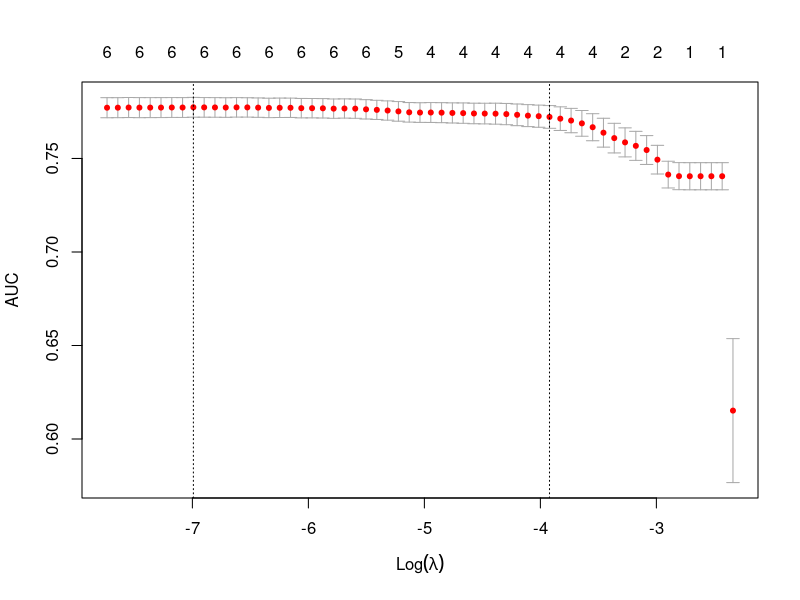

Source code (R):
setwd("D:/doc/study/TheAnalyticsEdge/kaggleCompetition")
# setwd("D:/workspace/The Analytics Edge/kaggleCompetition")

NewsTrain = read.csv("NYTimesBlogTrain.csv", stringsAsFactors=FALSE)
NewsTest = read.csv("NYTimesBlogTest.csv", stringsAsFactors=FALSE)


# impute NA
# check NewsDesk == NA
tmp1 = subset(NewsTrain, NewsDesk == "")  
table(tmp1$NewsDesk, tmp1$SectionName)

# NewsDesk == NA, SectionName != NA
NewsTrain[NewsTrain$NewsDesk=="" & NewsTrain$SectionName!="",]$NewsDesk = NewsTrain[NewsTrain$NewsDesk=="" & NewsTrain$SectionName!="",]$SectionName
NewsTest[NewsTest$NewsDesk=="" & NewsTest$SectionName!="",]$NewsDesk = NewsTest[NewsTest$NewsDesk=="" & NewsTest$SectionName!="",]$SectionName

# NewsDesk == NA, SectionName == NA, try SubsectionName: SubsectionName is NA too
tmp2 = subset(NewsTrain, NewsDesk == "" & SectionName=="")
table(tmp2$NewsDesk, tmp2$SubsectionName)

tmp2 = subset(NewsTest, NewsDesk == "" & SectionName=="")
table(tmp2$NewsDesk, tmp2$SubsectionName)

# SectionName == NA

# NewsDesk != NA, SectionName == NA
tmp3 = subset(NewsTrain, NewsDesk != "" & SectionName=="")
table(tmp3$NewsDesk, tmp3$SectionName)

NewsTrain[NewsTrain$NewsDesk!="" & NewsTrain$SectionName=="",]$SectionName = NewsTrain[NewsTrain$NewsDesk!="" & NewsTrain$SectionName=="",]$NewsDesk
NewsTest[NewsTest$NewsDesk!="" & NewsTest$SectionName=="",]$SectionName = NewsTest[NewsTest$NewsDesk!="" & NewsTest$SectionName=="",]$NewsDesk

# check SubsectionName == NA, SectionName != NA
tmp5 = subset(NewsTrain, SectionName != "" & SubsectionName=="")
table(tmp5$SectionName, tmp5$SubsectionName)

NewsTrain[NewsTrain$SectionName!="" & NewsTrain$SubsectionName=="",]$SubsectionName = NewsTrain[NewsTrain$SectionName!="" & NewsTrain$SubsectionName=="",]$SectionName
NewsTest[NewsTest$SectionName!="" & NewsTest$SubsectionName=="",]$SubsectionName = NewsTest[NewsTest$SectionName!="" & NewsTest$SubsectionName=="",]$SectionName

# check SubsectionName == NA, NewsDesk != NA
tmp4 = subset(NewsTrain, NewsDesk != "" & SubsectionName=="")

table(tmp4$NewsDesk, tmp4$SubsectionName)

NewsTrain[NewsTrain$NewsDesk!="" & NewsTrain$SubsectionName=="",]$SubsectionName = NewsTrain[NewsTrain$NewsDesk!="" & NewsTrain$SubsectionName=="",]$NewsDesk
NewsTest[NewsTest$NewsDesk!="" & NewsTest$SubsectionName=="",]$SubsectionName = NewsTest[NewsTest$NewsDesk!="" & NewsTest$SubsectionName=="",]$NewsDesk

# NewsTrain[NewsTrain$NewsDesk=="",]$NewsDesk = "empty"
# NewsTest[NewsTest$NewsDesk=="",]$NewsDesk = "empty"

# translate 
NewsTrain$PubDate = strptime(NewsTrain$PubDate, "%Y-%m-%d %H:%M:%S")
NewsTrain$Weekday = NewsTrain$PubDate$wday
NewsTrain$Hour = NewsTrain$PubDate$hour

NewsTest$PubDate = strptime(NewsTest$PubDate, "%Y-%m-%d %H:%M:%S")
NewsTest$Weekday = NewsTest$PubDate$wday
NewsTest$Hour = NewsTest$PubDate$hour

NewsTrain$Popular = as.factor(NewsTrain$Popular)

NewsDeskFactor = as.factor(c(NewsTrain$NewsDesk, NewsTest$NewsDesk))
NewsTrain$NewsDeskFactor = NewsDeskFactor[1:(nrow(NewsTrain))]
NewsTest$NewsDeskFactor = NewsDeskFactor[(nrow(NewsTrain)+1):length(NewsDeskFactor)]

SectionNameFactor = as.factor(c(NewsTrain$SectionName, NewsTest$SectionName))
NewsTrain$SectionNameFactor = SectionNameFactor[1:(nrow(NewsTrain))]
NewsTest$SectionNameFactor = SectionNameFactor[(nrow(NewsTrain)+1):length(SectionNameFactor)]

SubsectionNameFactor = as.factor(c(NewsTrain$SubsectionName, NewsTest$SubsectionName))
NewsTrain$SubsectionNameFactor = SubsectionNameFactor[1:(nrow(NewsTrain))]
NewsTest$SubsectionNameFactor = SubsectionNameFactor[(nrow(NewsTrain)+1):length(SubsectionNameFactor)]

NewsTrain$logWordCount = log(NewsTrain$WordCount + 1)
NewsTest$logWordCount = log(NewsTest$WordCount + 1)

NewsTrain$NewsDeskInt = as.integer(NewsTrain$NewsDeskFactor)
NewsTrain$SectionNameInt = as.integer(NewsTrain$SectionNameFactor)
NewsTrain$SubsectionNameInt = as.integer(NewsTrain$SubsectionNameFactor)

NewsTest$NewsDeskInt = as.integer(NewsTest$NewsDeskFactor)
NewsTest$SectionNameInt = as.integer(NewsTest$SectionNameFactor)
NewsTest$SubsectionNameInt = as.integer(NewsTest$SubsectionNameFactor)

# split train data to training set and valid set
library(caTools)
set.seed(333)
spl = sample.split(NewsTrain$Popular, 0.7)
Train = subset(NewsTrain, spl==TRUE)
Valid = subset(NewsTrain, spl==FALSE)

# glm has error
# # glm
# SimpleLog = glm(Popular ~ WordCount+Hour+Weekday+NewsDesk+SectionName+SubsectionName, data=Train, family="binomial")
# SimpleLog.Pred = predict(SimpleLog, newdata=Valid, type="response")

library(glmnet)

cols = c("logWordCount", "Hour", "Weekday", "NewsDeskInt", "SectionNameInt","SubsectionNameInt")

set.seed(12345)
fit = cv.glmnet(x=as.matrix(Train[, cols]), y=Train$Popular, alpha=1, type.measure='auc', family = "binomial")
plot(fit)

fit$lambda.1se
fit.best <- fit$glmnet.fit

fit.coef <- coef(fit$glmnet.fit, s = fit$lambda.1se) 
fit.coef[which(fit.coef != 0)] 

# glmnet.pred = predict(fit, s='lambda.min', newx=as.matrix(Valid[, cols]), type="response")
glmnet.pred = predict(fit, s='lambda.1se', newx=as.matrix(Valid[, cols]), type="response")

table(Valid$Popular, glmnet.pred>0.5)  
# (1599+16)/nrow(Valid)  # 0.8239796
(1620+2)/nrow(Valid)    # 0.827551

# randomForest 
library(randomForest)
set.seed(12345)
SimpleRF = randomForest(Popular ~ WordCount+Hour+Weekday+NewsDeskFactor+SectionNameFactor+SubsectionNameFactor, data=Train)
SimpleRF.Pred = predict(SimpleRF, newdata=Valid, type="prob")

table(Valid$Popular, SimpleRF.Pred[,2]>0.5)  
(1574+227)/nrow(Valid)  # 0.9188776

pred = SimpleRF.Pred[,2] * 0.7 + glmnet.pred * 0.3
table(Valid$Popular, pred>0.5)  

(1584+210)/nrow(Valid)  # 0.9153061


# auc
library("ROCR")

ROCR.SimpleRF.Pred = prediction(SimpleRF.Pred[,2], Valid$Popular)
auc = as.numeric(performance(ROCR.SimpleRF.Pred, "auc")@y.values)
auc  # 0.9398286

ROCR.pred = prediction(pred, Valid$Popular)
auc = as.numeric(performance(ROCR.pred, "auc")@y.values)
auc  # 0.9425832

# test
# SimpleLog.Pred = predict(SimpleLog, newdata=NewsTest, type="response")

Glmnet.Pred = predict(fit, s='lambda.min', newx=as.matrix(NewsTest[, cols]), type="response")

SimpleRF.Pred = predict(SimpleRF, newdata=NewsTest, type="prob")
PredTest = Glmnet.Pred * 0.3 + SimpleRF.Pred[,2]*0.7

# PredTest = predict(SimpleRF, newdata=NewsTest, type="prob")
MySubmission = data.frame(UniqueID = NewsTest$UniqueID, Probability1 = PredTest)
write.csv(MySubmission, "SubmissionImputeGlmnetRF.csv", row.names=FALSE)
